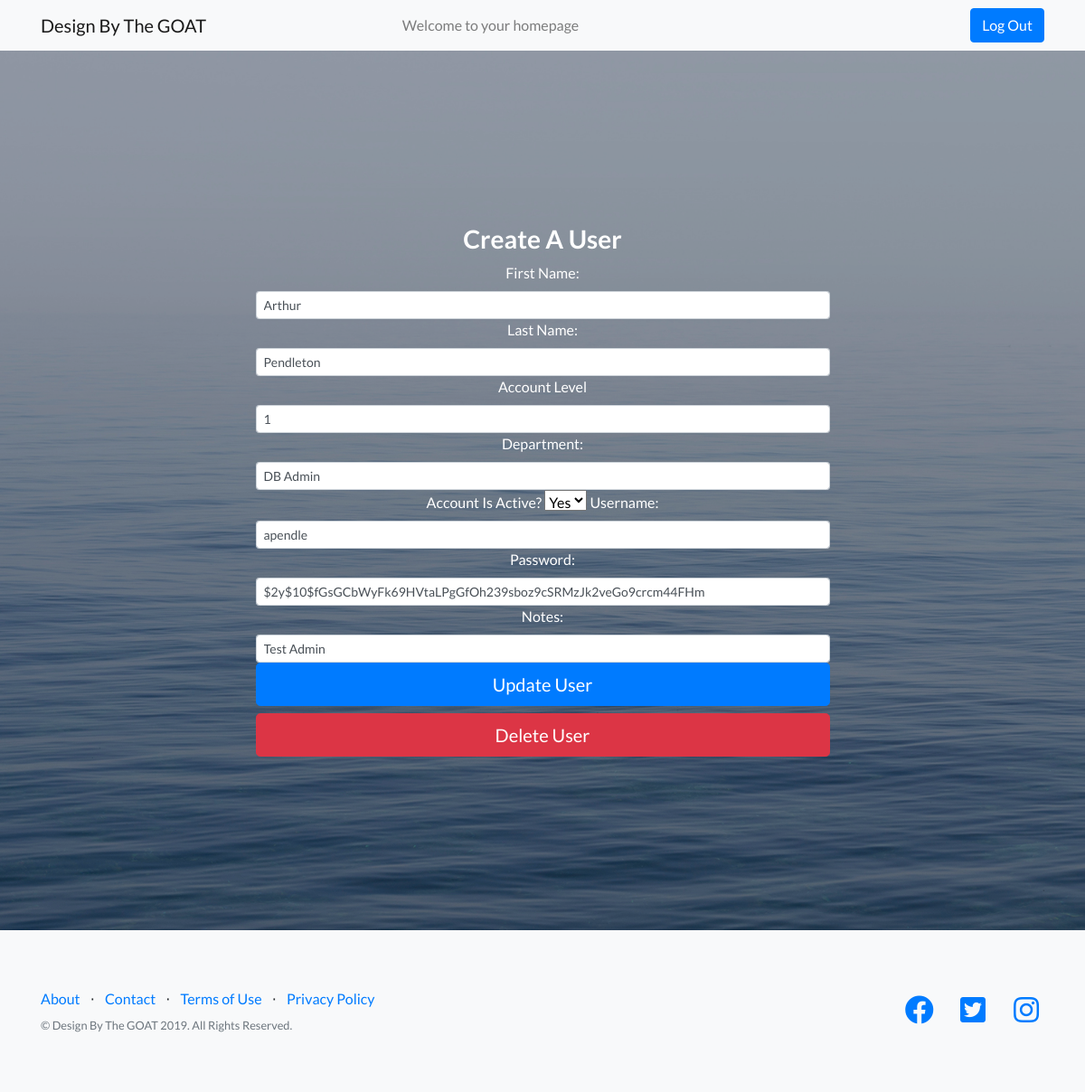
/edituser.php?username=apendle, run on the app's committed database.
### tables this page shows
CREATE TABLE `users` (
  `userID` int(5) NOT NULL COMMENT 'Primary key',
  `level` int(1) NOT NULL COMMENT 'Account level, can only be values 1 to 3',
  `department` varchar(100) DEFAULT NULL COMMENT 'department name',
  `active` char(1) NOT NULL COMMENT 'Account status, must be ''y'' or ''n''',
  `firstName` varchar(50) NOT NULL,
  `lastName` varchar(100) NOT NULL,
  `password` varchar(255) NOT NULL DEFAULT 'Password01',
  `lastLogin` datetime NOT NULL DEFAULT current_timestamp(),
  `notes` varchar(1000) DEFAULT NULL,
  `username` varchar(20) NOT NULL,
  `image` varchar(500) DEFAULT NULL,
  `bio` varchar(1000) DEFAULT NULL COMMENT 'user bio'
);

### edituser.php (the view, shortened to what this page needs)
<?php
    require('connect.php');
    $username = $_SESSION['username'];
    $name = $_SESSION['name'];
    $username_passed = $_GET['username'];
    $username_passed = filter_var($username_passed, FILTER_SANITIZE_FULL_SPECIAL_CHARS);
    $query = "SELECT * FROM users WHERE username = :username";
    $statement = $db->prepare($query);
    $statement->bindValue(':username', $username_passed);
    $statement->execute();
    $row = $statement->fetch();
?>
<!DOCTYPE html>
<html lang="en">
	<head>
  <link href="vendor/bootstrap/css/bootstrap.min.css" rel="stylesheet">
  <link href="vendor/fontawesome-free/css/all.min.css" rel="stylesheet">
  <link href="vendor/simple-line-icons/css/simple-line-icons.css" rel="stylesheet" type="text/css">
   <link href="css/landing-page.min.css" rel="stylesheet">
	</head>
<body>
      <nav class="navbar navbar-light bg-light static-top">
    <div class="container">
      <a class="navbar-brand" href="userindex.php">Design By The GOAT</a>
      <span class="navbar-text">
        Welcome to your homepage <?=$name?>
      </span>
      <a class="nav-link" href="#"><?=$username?> <span class="sr-only">(current)</span></a>
      <a class="btn btn-primary btn-med" href="logout.php">Log Out</a>
    </div>
  </nav>
  <header class="masthead text-white text-center">
    <div class="overlay"></div>
    <div class="container">
      <div class="row">
        <div class="col-md-10 col-lg-8 col-xl-7 mx-auto">
          <form method="post" action="updateuser.php?userID=<?=$row['userID']?>">
            <div class="form-row">
              <div class="col-12 col-md-4s mb-2 mb-md-0">
                <h3>Create A User</h3>
                    <label for="FName">First Name:</label>
                    <input class="form-control form-control-sm" id="FName" name="FirstName" type="text" value="<?=$row['firstName']?>"/>
                    <label for="LName">Last Name:</label>
                    <input class="form-control form-control-sm" id="LName" name="LastName" type="text" value="<?=$row['lastName']?>"/>
                    <label for="acctlvl">Account Level</label>
                    <input class="form-control form-control-sm" id="acctlvl" name="Level" type="number" min="1" max="3" value="<?=$row['level']?>"/>
                    <label for="department">Department:</label>
                    <input class="form-control form-control-sm" id="department" name="department" type="text" value="<?=$row['department']?>"/>
                    <label for="status">Account Is Active?</label>
                    <select id='active' name='active'>
                        <?php if($row['active'] == 'y'):?>
                            <option value="y" selected>Yes</option>
                        <?php else:?>
                            <option value="y">Yes</option>
                            <option value="n" selected>No</option>
                        <?php endif?>
                    </select>
                    <label for="Username">Username:</label>
                    <input class="form-control form-control-sm" id="Username" name="username" type="text" value="<?=$row['username']?>"/>
                    <label for="password">Password:</label>
                    <input class="form-control form-control-sm" id="password" name="password" type="text" value="<?=$row['password']?>"/>
                    <label for="Notes">Notes:</label>
                    <input class="form-control form-control-sm" id="Notes" name="notes" type="text" value="<?=$row['notes']?>"/>
                    <button class="btn btn-block btn-lg btn-primary" type="submit">Update User</button>
                    <?php if($username == $username_passed):?>
                        <button class="btn btn-block btn-lg btn-danger" type="submit" formaction="deleteuser.php?userID=<?=$row['userID']?>" Disabled>Delete User</button>
                    <?php else:?>
                        <button class="btn btn-block btn-lg btn-danger" type="submit" formaction="deleteuser.php?userID=<?=$row['userID']?>">Delete User</button>
                    <?php endif?>
              </div>
            </div>
          </form>
        </div>
      </div>
    </div>
  </header>
  <footer class="footer bg-light">
    <div class="container">
      <div class="row">
        <div class="col-lg-6 h-100 text-center text-lg-left my-auto">
          <ul class="list-inline mb-2">
            <li class="list-inline-item">
              <a href="#">About</a>
            </li>
            <li class="list-inline-item">&sdot;</li>
            <li class="list-inline-item">
              <a href="#">Contact</a>
            </li>
            <li class="list-inline-item">&sdot;</li>
            <li class="list-inline-item">
              <a href="#">Terms of Use</a>
            </li>
            <li class="list-inline-item">&sdot;</li>
            <li class="list-inline-item">
              <a href="#">Privacy Policy</a>
            </li>
          </ul>
          <p class="text-muted small mb-4 mb-lg-0">&copy; Design By The GOAT 2019. All Rights Reserved.</p>
        </div>
        <div class="col-lg-6 h-100 text-center text-lg-right my-auto">
          <ul class="list-inline mb-0">
            <li class="list-inline-item mr-3">
              <a href="#">
                <i class="fab fa-facebook fa-2x fa-fw"></i>
              </a>
            </li>
            <li class="list-inline-item mr-3">
              <a href="#">
                <i class="fab fa-twitter-square fa-2x fa-fw"></i>
              </a>
            </li>
            <li class="list-inline-item">
              <a href="#">
                <i class="fab fa-instagram fa-2x fa-fw"></i>
              </a>
            </li>
          </ul>
        </div>
      </div>
    </div>
  </footer>
  </body>
</html>

### data on the page
users: FirstName "Arthur", LastName "Pendleton", Level "1", department "DB Admin", active "Yes", username "apendle", password "$2y$10$fGsGCbWyFk69HVtaLPgGfOh239sboz9cSRMzJk2veGo9crcm44FHm", notes "Test Admin"
